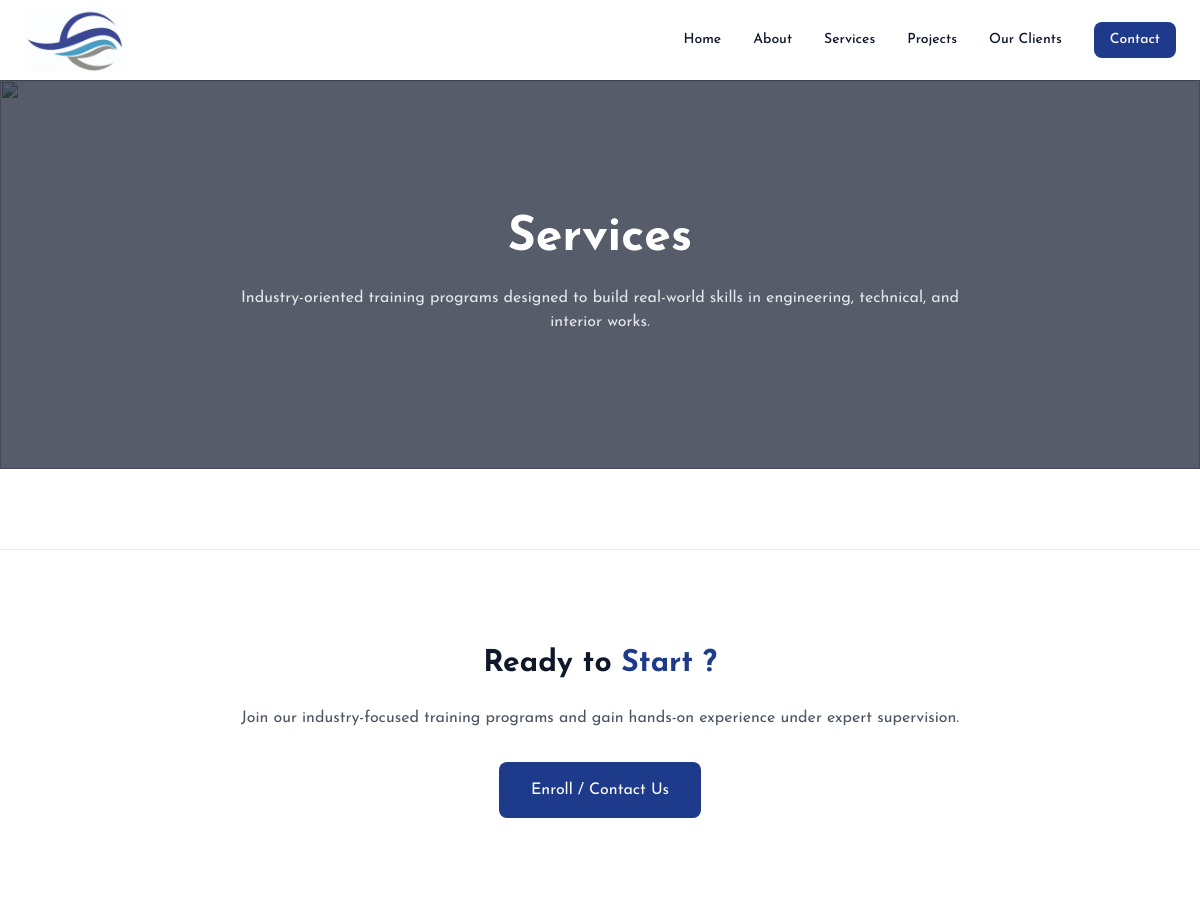
Before: /courses/ (upper part) with the older database file.
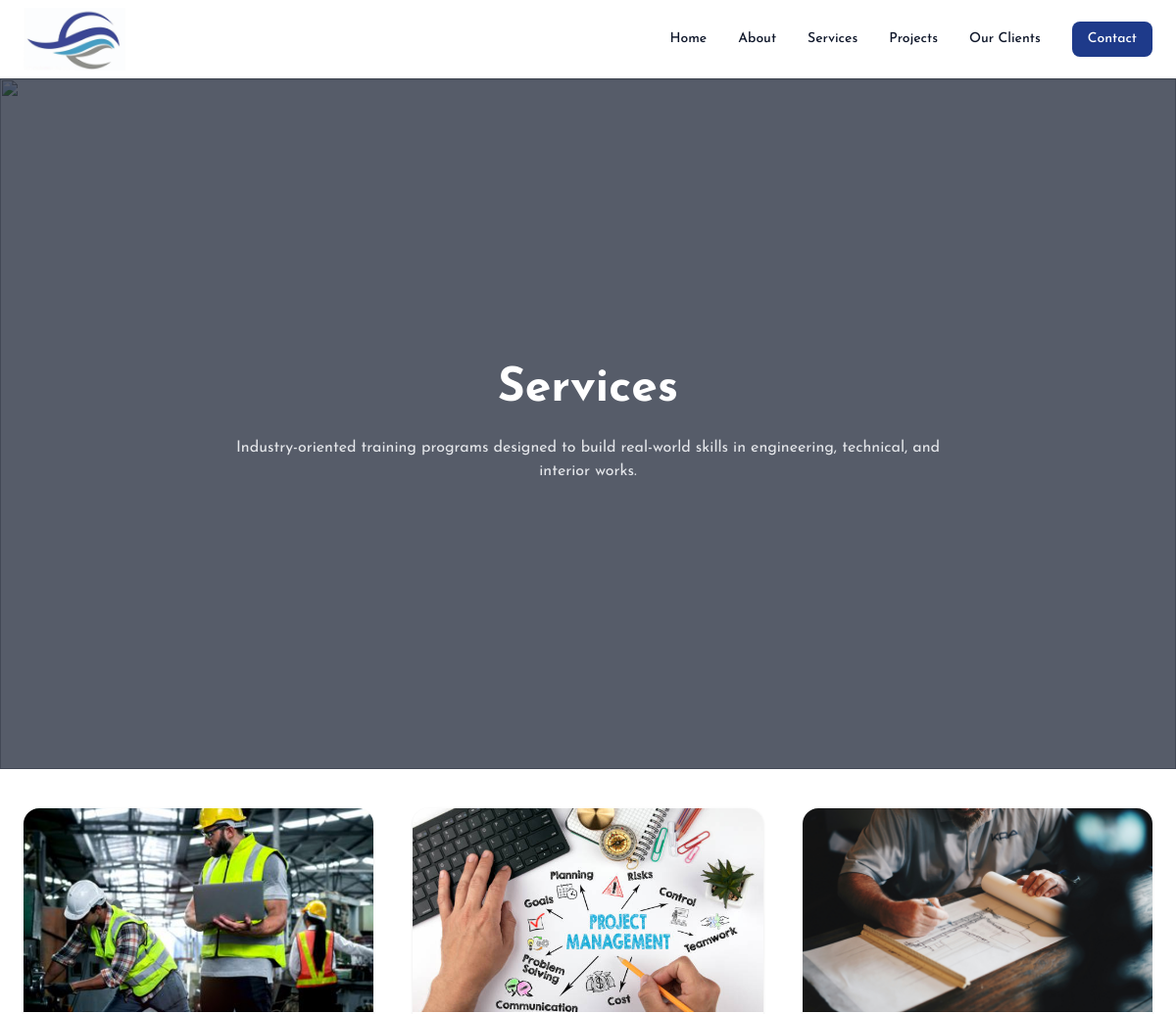
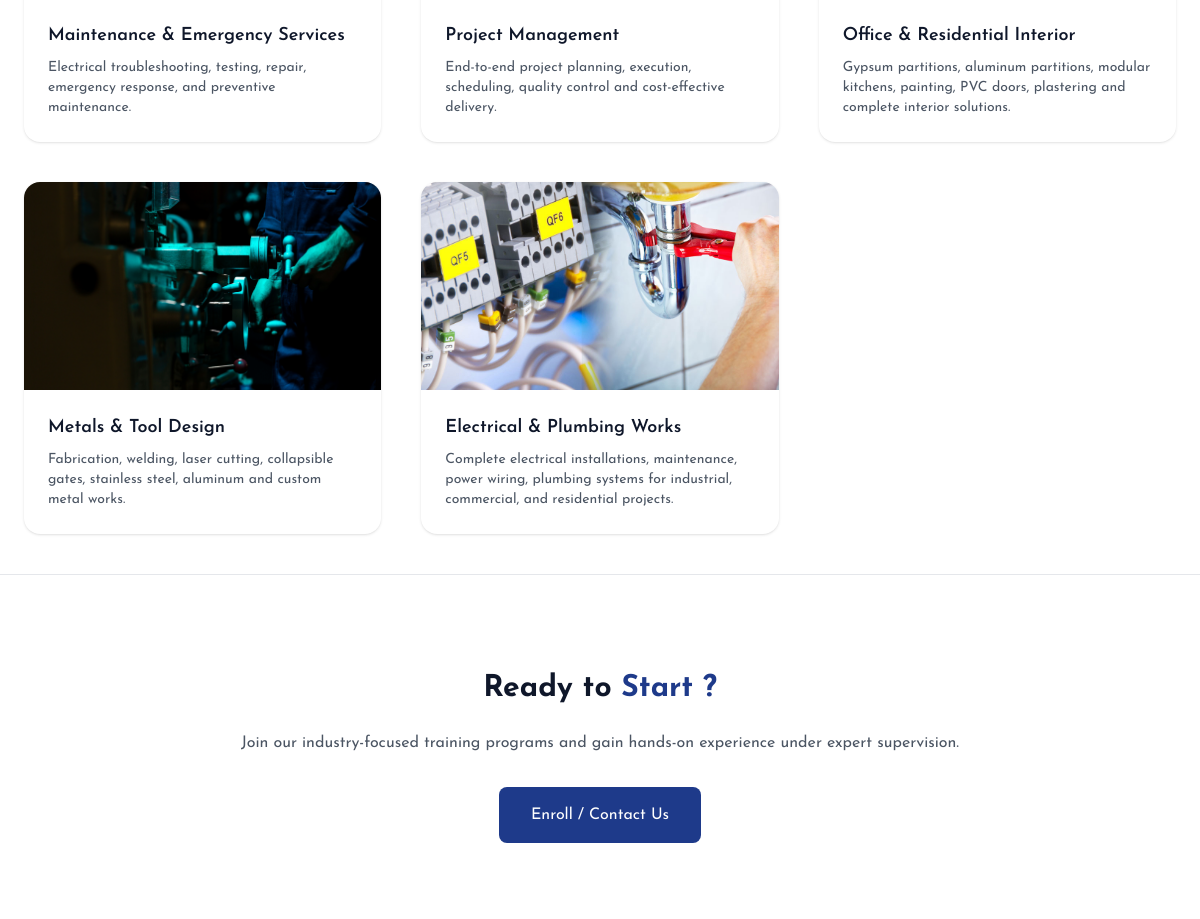
After: the same page with the newer database file (2 pictures, top to bottom).
### app/models.py (models this page shows, shortened)
class Services(models.Model):
    image = models.ImageField(upload_to='services/')
    title=models.CharField(max_length=100)
    description=models.TextField()
    class Meta:
        verbose_name = "Service"
        verbose_name_plural = "Services"

### app/views.py (the view)
# urls.py: path('courses/', courses, name='courses'),
def courses(request):
    service=Services.objects.order_by('-id')
    context = {
        'Services': service,
    }
    return render(request, 'courses.html', context)

### app/templates/courses.html (shortened to what this page needs)
{% extends "base.html" %}
{% load static %}
{% block content %}
<section class="relative h-[30vh] flex items-center bg-white overflow-hidden">
    <img src="https://images.unsplash.com/photo-1581092580497-e0d23cbdf1dc"
        class="absolute inset-0 w-full h-full object-cover">
    <div class="absolute inset-0 bg-brandBlack/70"></div>
    <div class="relative max-w-7xl mx-auto px-6 text-center">
        <h1 class="text-4xl md:text-5xl font-extrabold text-white">
            Services
        </h1>
        <p class="mt-6 text-gray-200 max-w-3xl mx-auto">
            Industry-oriented training programs designed to build real-world skills
            in engineering, technical, and interior works.
        </p>
    </div>
</section>
<section class="bg-white py-10">
    <div class="max-w-7xl mx-auto px-6">
        <div class="grid sm:grid-cols-2 lg:grid-cols-3 gap-10">
            {% for s in Services %}
            <div data-aos="fade-up" data-aos-delay="400"
                class="group rounded-2xl overflow-hidden bg-white shadow hover:shadow-xl transition">
                <img src="{{ s.image.url }}"
                    class="h-52 w-full object-cover group-hover:scale-105 transition duration-500">
                <div class="p-6">
                    <h3 class="font-semibold text-lg text-brandBlack mb-2">
                        {{ s.title }}
                    </h3>
                    <p class="text-sm text-gray-600">
                        {{ s.description }}
                    </p>
                </div>
            </div>
            {% endfor %}
        </div>
    </div>
</section>
<section class="bg-white py-24 border-t">
    <div class="max-w-5xl mx-auto px-6 text-center">
        <h2 class="text-3xl font-bold text-brandBlack mb-6">
            Ready to <span class="text-brandBlue">Start ?</span>
        </h2>
        <p class="text-gray-600 mb-8">
            Join our industry-focused training programs and gain hands-on experience
            under expert supervision.
        </p>
        <a href="{% url 'contact' %}" class="inline-block bg-brandBlue text-white px-8 py-4 rounded-lg
                  hover:bg-brandBlack transition">
            Enroll / Contact Us
        </a>
    </div>
</section>
{% endblock %}

Changed rows visible on the page:
added Services: image (picture), title "Maintenance & Emergency Services", description "Electrical troubleshooting, testing, repair, emergency response, and preventive maintenance."
added Services: image (picture), title "Project Management", description "End-to-end project planning, execution, scheduling, quality control and cost-effective delivery."
added Services: image (picture), title "Office & Residential Interior", description "Gypsum partitions, aluminum partitions, modular kitchens, painting, PVC doors, plastering and complete interior solutions."
added Services: image (picture), title "Metals & Tool Design", description "Fabrication, welding, laser cutting, collapsible gates, stainless steel, aluminum and custom metal works."
added Services: image (picture), title "Electrical & Plumbing Works", description "Complete electrical installations, maintenance, power wiring, plumbing systems for industrial, commercial, and residential projects."
